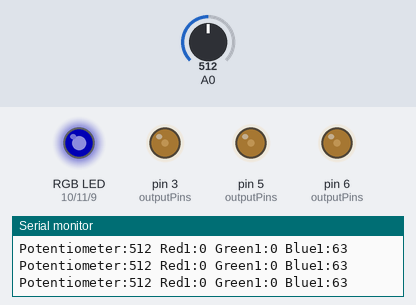
Bench run of a sketch on a simulated Arduino Uno, built with avr-gcc and run on an emulated ATmega328P. Shown: an RGB LED mixed from three pins (HIGH = lit), output pins drawn as LEDs (lit = HIGH), the last lines printed to the serial monitor. The test bench sets the inputs (shaded band); at power-on: A0 = 512. Dim RGB values are drawn brighter than linear.

Above: at 1.2 s.
1.3 s: A0 set to 1010
At 1.53 s:
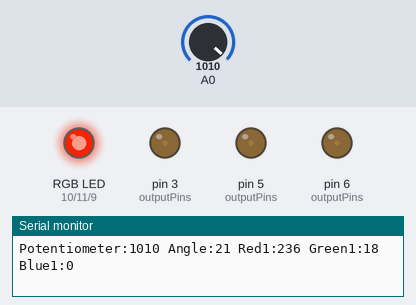
4.3 s: A0 set to 990
At 5.4 s:
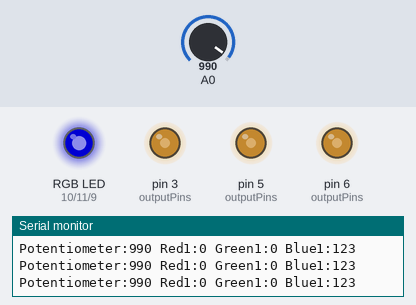
5.8 s: A0 set to 1023
At 6.38 s:
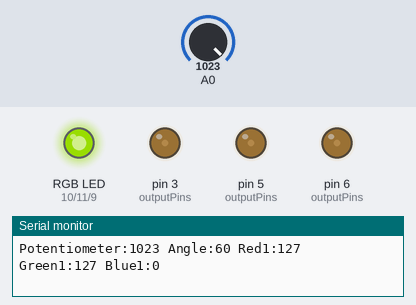
8.8 s: A0 set to 0
At 9.9 s:
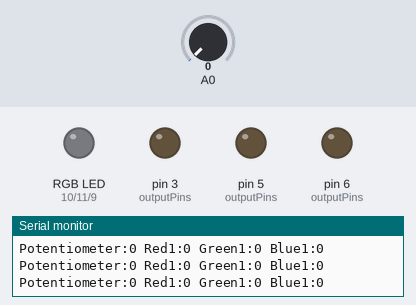
10.3 s: A0 set to 7
13.3 s: A0 set to 10
At 14.2 s:
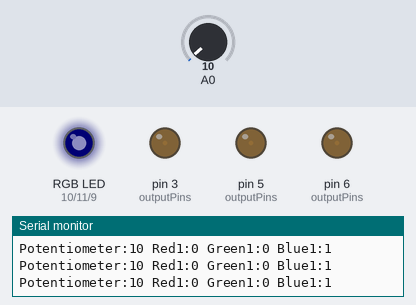
Timing chart, 0 to 16.3 s (numbered marks = the images above; inputs shaded):
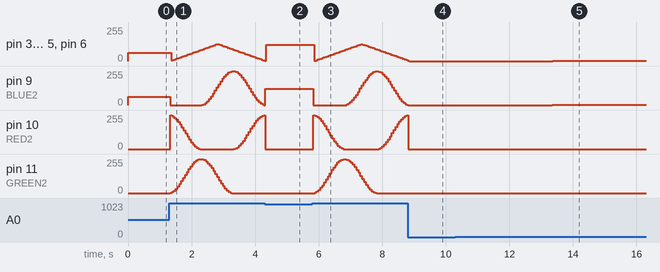

Measured:
- the behaviour switches between 1001 and 1000 on A0 (found by bisection; images 1 and 2)
- after the input at 1.3 s, pin 11 (GREEN2): rises from 0/255 to 255/255 in 0.93 s, then falls to 0/255 in 1.0 s
- after the input at 4.3 s, pin 11 (GREEN2): stays 0/255 (without the input it goes to 5/255 after 0.09 s)
- after the input at 5.8 s, pin 11 (GREEN2): rises from 0/255 to 255/255 in 0.94 s, then falls to 0/255 in 1.0 s
- after the input at 8.8 s, pin 3 (outputPins), pin 5 (outputPins), pin 6 (outputPins), pin 9 (BLUE2): goes on until 8.8 s, then stays 0/255; pin 11 (GREEN2): stays 0/255 (without the input it goes to 2/255 after 0.09 s)
- after the input at 13.3 s, pin 3 (outputPins), pin 5 (outputPins), pin 6 (outputPins): 0/255 → 1/255 after 0.07 s; pin 9 (BLUE2): 0/255 → 1/255 at once

The sketch:

peter-gift-sketch.ino
```cpp
#define RED1   5
#define GREEN1 6
#define BLUE1  3

#define RED2   10
#define GREEN2 11
#define BLUE2  9

#define MIN 0
#define MAX 255

#define SNOW 0
#define CAR  1

#define DELAY 1
#define PRINT 0

#define PARTY_MODE_SPEED 7

// Party mode counter.
int k;

void setup() {
  #ifdef PRINT
  Serial.begin(9600);
  #endif
  // no-op
  analogWrite(RED2,   0);
  analogWrite(GREEN2, 0);
  analogWrite(BLUE2,  0);
  k = 0;
}

void loop() {
  // Set brightness based on the value from the potentiometer.
  int potentiometer = analogRead(A0);
  int brightness = map(potentiometer, 0, 2048, MIN, MAX);
  #ifdef PRINT
  Serial.print("Potentiometer:");
  Serial.print(potentiometer);
  #endif

  // If the pot reads about 1000, trigger party mode.
  if (potentiometer > 1000) {
    k = (k+PARTY_MODE_SPEED)%360;

    sineLED(CAR, k);

    // While the car is going through the hue wave, adjust the snow to
    // flash brightness in sequence.
    int b = min(359, k >= 180 ? (359 - k) * 2 : k * 2);
    b = map(b, 0, 359, 0, 128);
    setRGBpoint(SNOW, b, b, b, /* print */ false);
  } else {
    // When not in party mode set the car and snow brightness to the level
    // determined by the pot.
    // We only want the car to be blue.
    setRGBpoint(CAR, 0, 0, brightness, /* print */ true);
    setRGBpoint(SNOW, brightness, brightness, brightness, /* print */ false);
  }

  #ifdef PRINT
  Serial.println();
  #endif

  delay(1);
}

// Lookup table where lights[i] == sin(i) (where i is in degrees).
const uint8_t lights[360]={
  0,   0,   0,   0,   0,   1,   1,   2,
  2,   3,   4,   5,   6,   7,   8,   9,
 11,  12,  13,  15,  17,  18,  20,  22,
 24,  26,  28,  30,  32,  35,  37,  39,
 42,  44,  47,  49,  52,  55,  58,  60,
 63,  66,  69,  72,  75,  78,  81,  85,
 88,  91,  94,  97, 101, 104, 107, 111,
114, 117, 121, 124, 127, 131, 134, 137,
141, 144, 147, 150, 154, 157, 160, 163,
167, 170, 173, 176, 179, 182, 185, 188,
191, 194, 197, 200, 202, 205, 208, 210,
213, 215, 217, 220, 222, 224, 226, 229,
231, 232, 234, 236, 238, 239, 241, 242,
244, 245, 246, 248, 249, 250, 251, 251,
252, 253, 253, 254, 254, 255, 255, 255,
255, 255, 255, 255, 254, 254, 253, 253,
252, 251, 251, 250, 249, 248, 246, 245,
244, 242, 241, 239, 238, 236, 234, 232,
231, 229, 226, 224, 222, 220, 217, 215,
213, 210, 208, 205, 202, 200, 197, 194,
191, 188, 185, 182, 179, 176, 173, 170,
167, 163, 160, 157, 154, 150, 147, 144,
141, 137, 134, 131, 127, 124, 121, 117,
114, 111, 107, 104, 101,  97,  94,  91,
 88,  85,  81,  78,  75,  72,  69,  66,
 63,  60,  58,  55,  52,  49,  47,  44,
 42,  39,  37,  35,  32,  30,  28,  26,
 24,  22,  20,  18,  17,  15,  13,  12,
 11,   9,   8,   7,   6,   5,   4,   3,
  2,   2,   1,   1,   0,   0,   0,   0,
  0,   0,   0,   0,   0,   0,   0,   0,
  0,   0,   0,   0,   0,   0,   0,   0,
  0,   0,   0,   0,   0,   0,   0,   0,
  0,   0,   0,   0,   0,   0,   0,   0,
  0,   0,   0,   0,   0,   0,   0,   0,
  0,   0,   0,   0,   0,   0,   0,   0,
  0,   0,   0,   0,   0,   0,   0,   0,
  0,   0,   0,   0,   0,   0,   0,   0,
  0,   0,   0,   0,   0,   0,   0,   0,
  0,   0,   0,   0,   0,   0,   0,   0,
  0,   0,   0,   0,   0,   0,   0,   0,
  0,   0,   0,   0,   0,   0,   0,   0,
  0,   0,   0,   0,   0,   0,   0,   0,
  0,   0,   0,   0,   0,   0,   0,   0,
  0,   0,   0,   0,   0,   0,   0,   0};

uint8_t outputPins[6] = {
  RED1, GREEN1, BLUE1,
  RED2, GREEN2, BLUE2
}; // PWM pins

// setRGBpoint (0, ...) for pins 5, 6, 3; setRGBpoint (1, ...) for pins 10, 11, 9.
// See array above
void setRGBpoint(byte LED, uint8_t red, uint8_t green, uint8_t blue, bool print)
{
  // this code is for common anode LEDs. If you use common cathode ones,
  // remove the '255-' bits.
  analogWrite(outputPins[LED*3], red);
  analogWrite(outputPins[LED*3+1], green);
  analogWrite(outputPins[LED*3+2], blue);

  #ifdef PRINT
  if (print) {
    Serial.print(" Red");
    Serial.print(LED);
    Serial.print(":");
    Serial.print(red);
    Serial.print(" Green");
    Serial.print(LED);
    Serial.print(":");
    Serial.print(green);
    Serial.print(" Blue");
    Serial.print(LED);
    Serial.print(":");
    Serial.print(blue);
  }
  #endif
}

// sine wave rainbow
void sineLED(byte LED, int angle) {
  #ifdef PRINT
  Serial.print(" Angle:");
  Serial.print(angle);
  #endif
  setRGBpoint(LED, lights[(angle+120)%360], lights[angle],  lights[(angle+240)%360], true);
}
```
